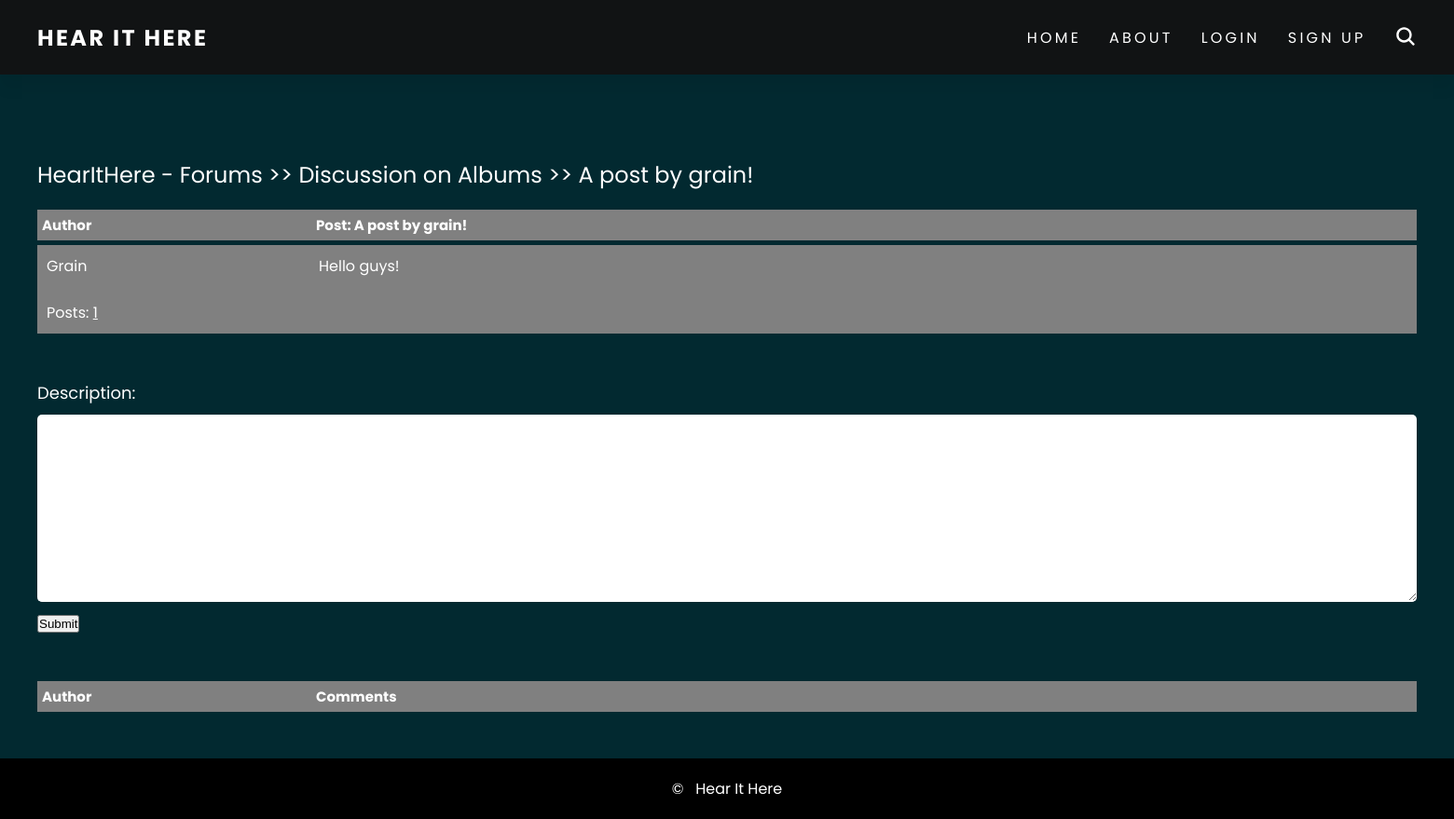
/forum/3/14/, run on the app's committed database.
### forum/models.py (models this page shows, shortened)
class Post(models.Model):
    title = models.CharField(max_length=100, unique=True, null=False)
    description = models.TextField(null=False)
    time = models.DateTimeField(auto_now_add=True)
    user = models.ForeignKey(CustomUser, on_delete=models.CASCADE)
    category = models.ForeignKey(Category, on_delete=models.CASCADE)

class Category(models.Model):
    title = models.CharField(max_length=50, unique=True, null=False)
    content = models.CharField(max_length=500, null=True)

### account/models.py (models this page shows, shortened)
class CustomUser(AbstractBaseUser, PermissionsMixin):
    email = models.EmailField(max_length=255, null=False, unique=True)
    username = models.CharField(max_length=50, null=False, unique=True)
    birthday = models.DateField(null=False)
    date_joined = models.DateTimeField(auto_now_add=True)
    is_staff = models.BooleanField(default=False)
    is_active = models.BooleanField(default=False)
    is_mod = models.BooleanField(default=False)
    USERNAME_FIELD = 'username'
    REQUIRED_FIELDS = ['email', 'birthday']
    objects = CustomUserManager()

### forum/views.py (the view)
# urls.py: path('<int:category_id>/<int:post_id>/', views.view_post, name='view_post'),
def view_post(request, category_id, post_id):
    post = get_object_or_404(Post, id=post_id)
    comments = Comment.objects.filter(post_id=post_id)
    if request.method == 'POST':
        form = CommentForm(request.POST)
        if form.is_valid():
            comment = form.save(commit=False)
            comment.post = post
            comment.user = request.user
            comment.save()
            return redirect('forum:view_post', category_id=category_id, post_id=post_id)
    else:
        form = CommentForm()
    return render(request, 'forum/detail.html', {'post': post, 'form': form, 'comments': comments})

### forum/forms.py
class CommentForm(forms.ModelForm):
    class Meta:
        model = Comment
        fields = ['description']

### forum/templates/forum/detail.html (shortened to what this page needs)
{% extends 'templates/base.html' %}
{% block content %}
    <div class = "container">
        <div class = "navigate">
            <span><a href="{% url 'forum:posts' category_id=post.category.id %}">
                HearItHere - Forums >> {{ post.category.title }} >> {{ post.title }}</a></span>
        </div>
        <div class = "topic-container">
            <div class = "head">
                <div class = "authors">Author</div>
                <div class = "content">Post: {{ post.title }}</div>
            </div>
            <div class = "body">
                <div class = "authors">
                    <div class = "User"><a href="{%  url 'account:profile' username=post.user.username %}">
                        {{ post.user.username }}</a></div><img src="{{ post.user.profile.image.url }}" alt="">
                    <div>Posts: <u>{{ post.user.post_set.count }}</u></div>
                </div>
                <div class = "content">
                    {{ post.description }}
                </div>
            </div>
            <div class = "comment-area hide" id="comment-area">
                <form method="post">
                    {{ form.as_p }}
                <button type="submit">Submit</button>
                </form>
            </div>
        </div>
        <div class = "comments-container">
            <div class = "head">
                <div class = "authors">Author</div>
                <div class = "content">Comments</div>
            </div>
        </div>
    </div>
{% endblock %}

### static/css/style.css (style rules this page uses)
* { margin: 0; padding: 0; box-sizing: border-box; }
body { font-family: 'Poppins'; min-height: 100vh; background: rgb(2, 41, 48) 100%; overflow-x: hidden; color: #fff; }
a { color: #fff; text-decoration: none; }
.container { margin: 0 20px; padding-bottom: 20px !important; padding: 0 20px; }
.navigate { margin-block: 20px; font-weight: lighter; font-size: 24px; }
.navigate a { color: #fff; font-weight: bolder; }
.head { display: flex; background-color: grey; padding: 5px; font-weight: bold; font-size: 15px; }
.authors { flex: 20%; }
.content { flex: 80%; }
.body { display: flex; background-color: gray; padding: 10px; margin-top: 5px; }
.comment-area { margin-top: 50px; }
.comment-area textarea { width: 100%; min-height: 100px; padding: 10px; margin-block: 10px; }
.comments-container { margin-top: 50px; }
label { font-size: 18px; display: block; }
input[type="text"], input[type="password"], input[type="email"], textarea { border-bottom: 1px solid #fff; border-top: none; border-left: none; border-right: none; padding: 10px; font-size: 16px; border-radius: 5px; display: block; margin: 0 auto; }

### data on the page
Post: category "Discussion on Albums", title "A post by grain!", user.username "Grain", user.post_set.count "1", description "Hello guys!"
